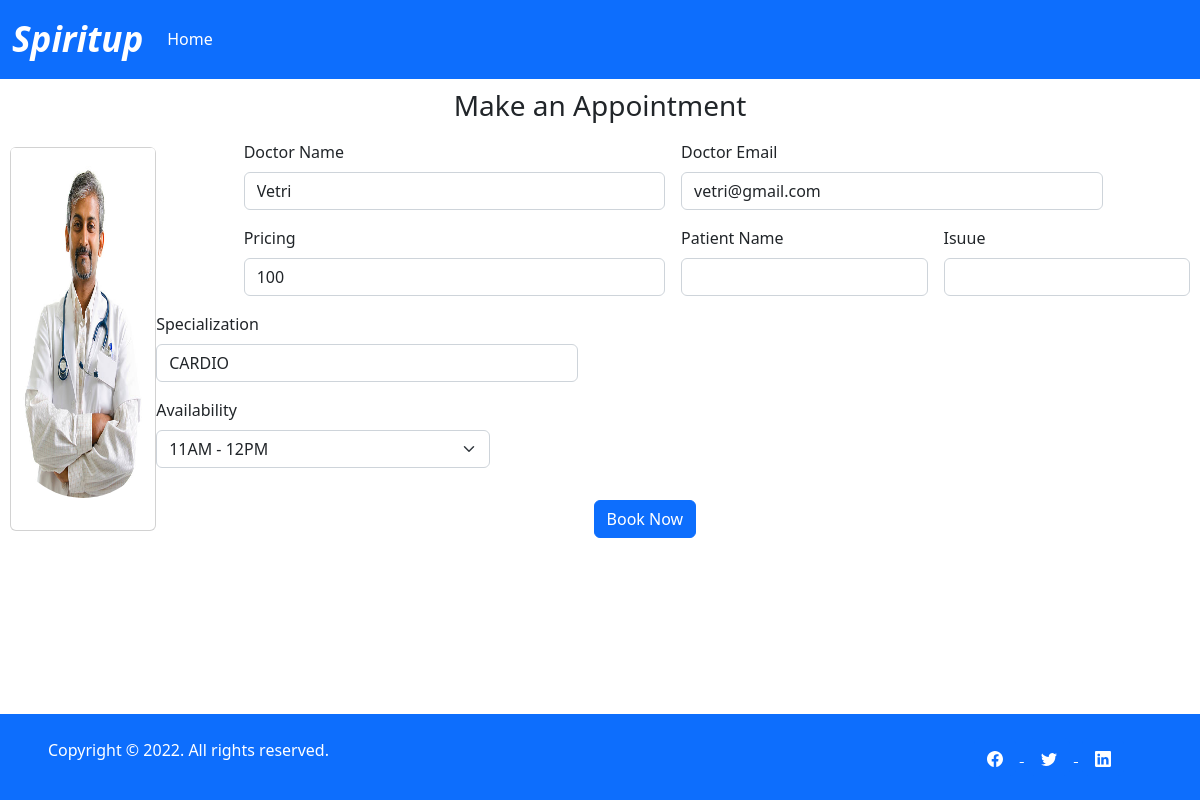
The app's page /doctor/single/15 with its own data.
### doctor/models.py (models this page shows)
class Doctors(models.Model):
    choice = (
        ("10AM - 11AM", "10AM - 11AM"),
        ("11AM - 12PM", "11AM TO 12PM"),
        ("12PM - 1PM", "12PM - 1PM"),
        ("2PM - 3PM", "2PM - 3PM"),
        ("3PM - 4PM", "3PM - 4PM")
    )
    spec = (
        ("CARDIO","CARDIO"),
        ("ENT","ENT"),
        ("Anesthesiology","Anesthesiology"),
        ("Dermatology","Dermatology"),
        ("Orthopedic","Orthopedic")
    )
    name = models.CharField(max_length=100, null = True, blank = True)
    specialization = models.CharField(max_length = 100, choices=spec, null= True, blank = True)
    email = models.CharField(max_length=100, null = True, blank = True)
    password = models.CharField(max_length=200, blank = True, null = True)
    price = models.IntegerField(null = True, blank=True, default=100)
    time = models.CharField(max_length=300, default=time)
    profilepic = models.ImageField(null = True, blank = True, default="default.png")

### doctor/views.py (the view, shortened to what this page needs)
# urls.py: path("single/<str:pk>", single),
def single(request,pk):
    get_data = Doctors.objects.get(id = pk)
    time = json.loads(get_data.time)
    li = []
    for i in time.values():
        li.append(i)
    context = {'data':get_data, 'time':li}
    return render(request, 'doctor/main.html', context)

### doctor/templates/doctor/main.html (shortened to what this page needs)
<!DOCTYPE html>
{% load static %}
<html lang="en">
<head>
    <link href="https://cdn.jsdelivr.net/npm/bootstrap@5.2.0/dist/css/bootstrap.min.css" rel="stylesheet">
</head>
<body  class="d-flex flex-column min-vh-100">
    <nav class="navbar navbar-expand-lg navbar-dark bg-primary">
        <div class="container-fluid">
            <a href="#" class="navbar-brand"><span style="font-size:35px ; font-style:italic"><b>Spiritup</b></span>
            </a>
            <div class="collapse navbar-collapse" id="navbarCollapse">
                <div class="navbar-nav">
                  <a href="http://127.0.0.1:5501/frontend/patienthome.html" class="nav-item nav-link active">Home</a>
                </div>
                <div class="navbar-nav ms-auto">
                    <a href="#" class="nav-item nav-link active"></a>
                </div>
            </div>
        </div>
    </nav>
    <h3>Make an Appointment</h3>
    <div id="app">
    <div class="card" style="width: 18rem;">
        <img src="{{data.profilepic.url}}" class="card-img-top" alt="">
        <div class="card-body">
        </div>
      </div>
      <form class="row g-3" method="POST">
        <div class="col-md-1">
        </div>
        <div class="col-md-5">
          <label for="inputEmail4" class="form-label">Doctor Name</label>
          <input type="text" class="form-control" name = "name" readonly value={{data.name}} id="inputEmail4">
        </div>
        <div class="col-md-5">
          <label for="inputPassword4" class="form-label">Doctor Email</label>
          <input type="email" class="form-control" name="email" readonly value={{data.email}} id="inputPassword4">
        </div>
        <div class="col-md-1">
        </div>
        <div class="col-md-1">
        </div>
        <div class="col-5">
          <label for="inputAddress" class="form-label">Pricing</label>
          <input type="number" class="form-control" name="price" readonly value={{data.price}} id="inputAddress" required>
        </div>
        <div class="col-3">
          <label for="inputAddress" class="form-label">Patient Name</label>
          <input type="text" class="form-control" name="patientname" id="inputAddress" required>
        </div>
        <div class="col-3">
          <label for="inputAddress" class="form-label">Isuue</label>
          <input type="text" class="form-control" name="issue" id="inputAddress" required>
        </div>
        <div class="col-5">
          <label for="inputAddress2" class="form-label">Specialization</label>
          <input type="text" class="form-control" name="specialization" readonly value={{data.specialization}} id="inputAddress2">
        </div>
        <div class="col-md-1">
        </div>
        <div class="col-md-4">
        </div>
        <div class="col-md-4">
          <label for="inputState" class="form-label">Availability</label>
          <select id="inputState" class="form-select" name="time">
            {% for i in time %}
            <option>{{i}}</option>
            {% endfor %}
          </select>
        </div>
        <div class="col-md-4">
        </div>
        <div class="col-md-1">
        </div>
        <div class="col-md-5">
        </div>
        <div class="col-3">
          <button type="submit" class="btn btn-primary book">Book Now</butt>
        </div>
        <div class="col-md-4">
        </div>
      </form>
    </div>
    <div
          class="d-flex mt-auto flex-column flex-md-row text-center text-md-start justify-content-between py-4 px-4 px-xl-5 bg-primary">
          <div class="text-white mb-3 mb-md-0">
            Copyright © 2022. All rights reserved.
          </div>
          <div>
            <a href="#!" class="text-white me-4">
                <button type="button" class="btn btn-primary btn-floating mx-1">
                  </button>
                  <button type="button" class="btn btn-primary btn-floating mx-1">
                  </button>
                  <button type="button" class="btn btn-primary btn-floating mx-1">
                  </button>
            </a>
          </div>
        </div>
</body>
</html>

### doctor/templates/doctor/main.html (style rules this page uses)
body { background-color:none; }
h3 { text-align: center; padding-top: 10px; }
#app { display:flex; padding:10px; justify-content: space-around; align-items: center; }
img { height:350px; width:500px; border-radius: 100px; }

### records on screen
Doctors: profilepic (picture), name "Vetri", email "vetri@gmail.com", price "100", specialization "CARDIO"

### other values on screen
form field time "11AM - 12PM"
